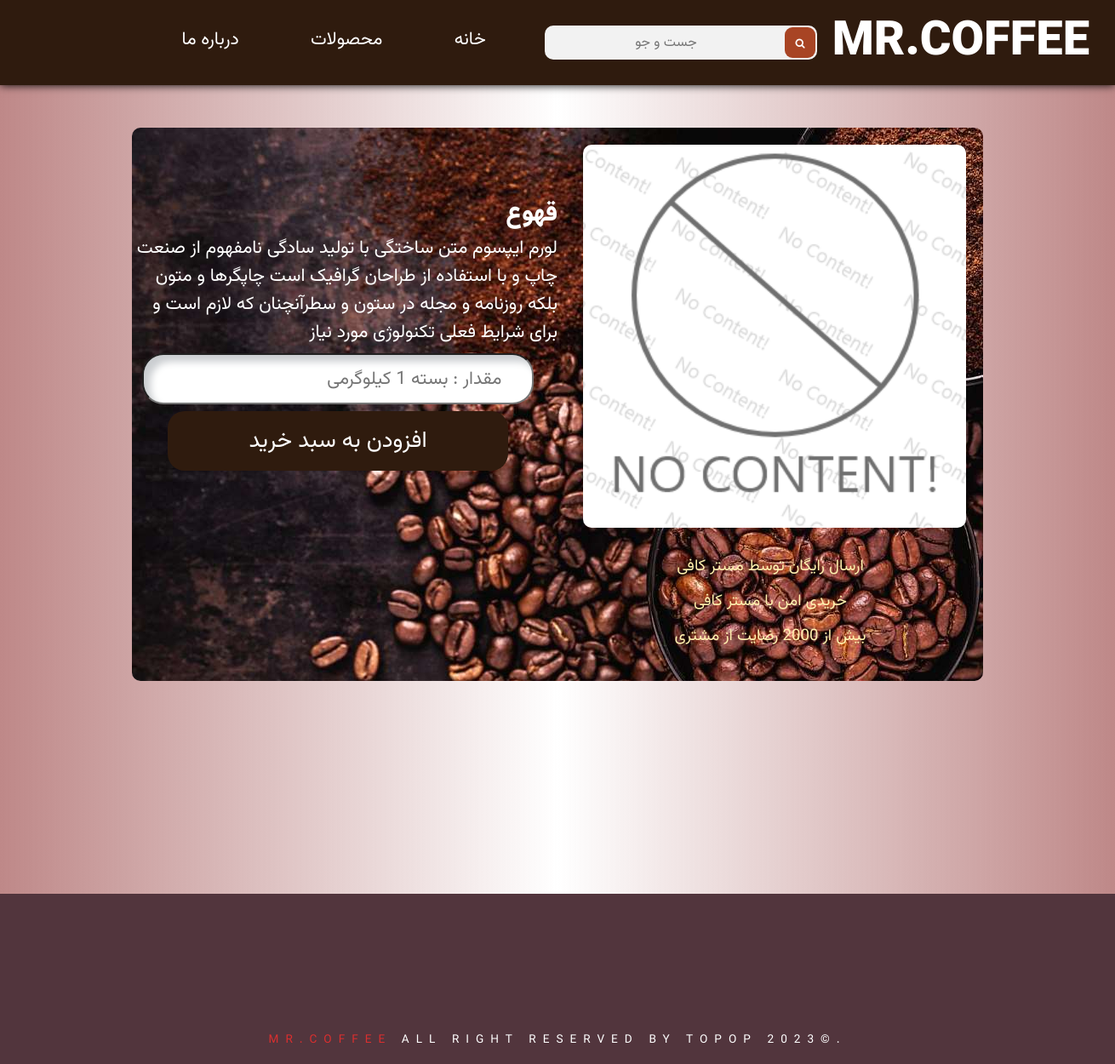
/product/1/, run on the app's committed database.
### sold_product/models.py (models this page shows, shortened)
class Product(models.Model):
    name = models.CharField(max_length=50)
    discription = models.TextField(max_length=200)
    price = models.DecimalField(default=0, max_digits=100, decimal_places=0)
    category = models.ForeignKey(Category, on_delete=models.CASCADE, default=1)
    is_special = models.BooleanField(default=False)
    is_sale = models.BooleanField(default=False)
    is_exists = models.BooleanField(default=True)
    sale_price = models.DecimalField(default=0, max_digits=100, decimal_places=0)
    picture = models.ImageField(upload_to='static/image/')

class Category(models.Model):
    category = models.CharField(max_length=50)
    def __str__(self):
        return self.category

### sold_product/views.py (the view)
# urls.py: path('product/<int:pi>/', views.product_detail, name='products_detail'),
def product_detail(request, pi):
    product = Product.objects.filter(id=pi)
    return render(request, 'urlProduct/intPI/productdetail.html', {'details': product})

### home/templates/urlProduct/intPI/productdetail.html (shortened to what this page needs)
{% load static %}
<!DOCTYPE html>
<html lang="en">
<head>
    <link rel="stylesheet" href="../../../static/css/details.css">
    <link rel="stylesheet" href="https://stackpath.bootstrapcdn.com/font-awesome/4.7.0/css/font-awesome.min.css">
</head>
<body>
    <nav class="nav">
        <div class="logo"><h1>Mr.Coffee</h1></div>
        <div class="search-box">
            <form>
                <label>
                    <input type ="text" name ="search" id ="srch" placeholder="جست و جو">
                </label>
                <button type ="submit"><i class="fa fa-search"></i></button>
            </form>
        </div>
        <ul>
            <li><a href="/home">خانه</a></li>
            <li><a href="/products">محصولات</a></li>
            <li><a href="/about-us">درباره ما</a></li>
            <li>
                {% if user.is_authenticated %}
                <a href="/logout"><ion-icon name="log-out"></ion-icon></a>
                {% else %}
                <a href="/loginSignup"></a>
                {% endif %}
                <a href="#"></a>
                <a href="/cart"></a>
            </li>
        </ul>
    </nav>
        <section class="row">
            {% for item in details %}
            <article class="col">
                <figure>
                    <img class="img" src="../../{{ item.picture }}">
                    <figcaption class="item-name">{{ item.name }}</figcaption>
                    <figcaption class="item-discription">{{ item.discription }}</figcaption>
                    <input class="sale-input" type="number" placeholder=" مقدار : {{ item.category }}">
                </figure>
                <a href="#"><button class="btn">افزودن به سبد خرید</button></a>
                <ul>
                    <li><a href="#">ارسال رایگان توسط مستر کافی</a></li>
                    <li><a href="#">خریدی امن با مستر کافی</a></li>
                    <li><a href="#">بیش از 2000 رضایت از مشتری</a></li>
                </ul>
            </article>
            {% endfor %}
        </section>
        <footer class="footer">
        <div class="section-center">
            <div class="social-icons">
        </div>
        <p class="footer-text">
            .&copy;2023 <span class="text-primary">MR.Coffee</span>
            all right reserved by Topop
        </p>
        </div>
    </footer>
</body>
</html>

### home/static/css/details.css (style rules this page uses)
* { padding: 0; margin: 0; box-sizing: border-box; }
body { height: 0.5rem; margin-top: 50px; background: linear-gradient( to left, rgba(145, 53, 53, 0.59), white, rgba(145, 53, 53, 0.59) ); direction: rtl; font-family: font1; direction: rtl; }
* { margin: 0; padding: 0; box-sizing: border-box; transition: all .2s; }
:root { --primaryColor: #a82424; --secondaryColor: #52353d; --mainDark: #52353d; --mainWhite: #fff; --mainGrey: #e5e5e5; --slantedText: "Grand Hotel", cursive; --mainTransition: all 0.3s linear; --letterSpacing: 0.5rem; }
.nav { position: fixed; top: 0; left: 0; width:100%; height: 100px; padding-right: 30px; display: flex; justify-content: space-between; align-items: center; z-index: 99; box-shadow: 0 0 10px #000; background: rgb(47, 27, 14); }
.nav .logo { flex: 1; color:#fff; font-family: font2; text-transform: uppercase; font-size: 28pt; }
.nav .search-box { flex: 1; position: relative; }
.search-box input { width:100%; height: 40px; border: none; outline: none; background:#f2f2f2; border-radius: 10px; font-family: font1; color:black; font-size: 16px; padding-left: 5px; padding-right: 40px; text-align: center; }
.search-box button { cursor: pointer; width:40px; height: 40px; border-radius: 10px; border:none; position: absolute; top:0; right: 0; transform: scale(0.9); background: rgb(168, 68, 36); color: #fff; }
.nav ul { flex:2; display: flex; justify-content: space-evenly; }
.nav ul li { list-style: none; }
.nav ul li a { text-decoration: none; color:#fff; font-size: 16pt; text-transform: uppercase; padding: 10px 15px; transition: all .4s; }
.row { width: 1300px; height: 900px; margin: 0 auto; }
.row .col { margin-top: 150px; margin-right: 150px; width: 1000px; height: 650px; background: url("../image/IMG_20231202_153036_109.jpg"); border-radius: 10px; }
.img { width: 450px; height: 450px; margin-top: 20px; margin-right: 20px; border-radius: 10px; }
.item-name { font-family: font2; font-size: 22pt; color: white; margin-right: 500px; margin-top: -400px; }
.item-discription { font-family: font1; width: 50%; font-size: 16pt; color: white; margin-right: 500px; }
.sale-input { margin-right: 10px; font-family: font1; font-size: 16pt; }
.btn { margin-right: 558px; width: 400px; height: 70px; font-family: font1; font-size: 20pt; color: white; background-color: #2F1B0EFF; border-radius: 20px; border: none; transition:all 0.5s; }
.col a { color: white; }
.social-icons { list-style: none; text-align: center; margin: 20px 0px; }
.col ul { margin-top: 80px; margin-right: -500px; text-align: center; list-style: none; color: #000000; font-size: 14pt; text-transform: uppercase; padding: 10px 15px; transition: all .5s; }
.col li a { color: #fff1af; transition: all .4s; text-decoration: none; }
.col figure input { box-shadow: inset 8px 8px 8px #cbced1, inset -8px -8px 8px #ffffff; width: 46%; height: 60px; float: left; padding: 10px 30px; margin: 8px 12px; border-radius: 25px; }
.footer { background: var(--mainDark); text-align: center; height: 200px; padding-top: 80px; }
.footer-text { text-transform: uppercase; color: var(--mainWhite); letter-spacing: var(--letterSpacing); margin-top: 1rem; font-size: 0.85rem; }
.text-primary { color: #da2f2f; }

### data on the page
Product: picture (placeholder picture), name "قهوع", discription "لورم ایپسوم متن ساختگی با تولید سادگی نامفهوم از صنعت چاپ و با استفاده از طراحان گرافیک است چاپگرها و متون بلکه روزنامه و مجله در ستون و سطرآنچنان که لازم است و برای شرایط فعلی تکنولوژی مورد نیاز", category "مقدار : بسته 1 کیلوگرمی"
